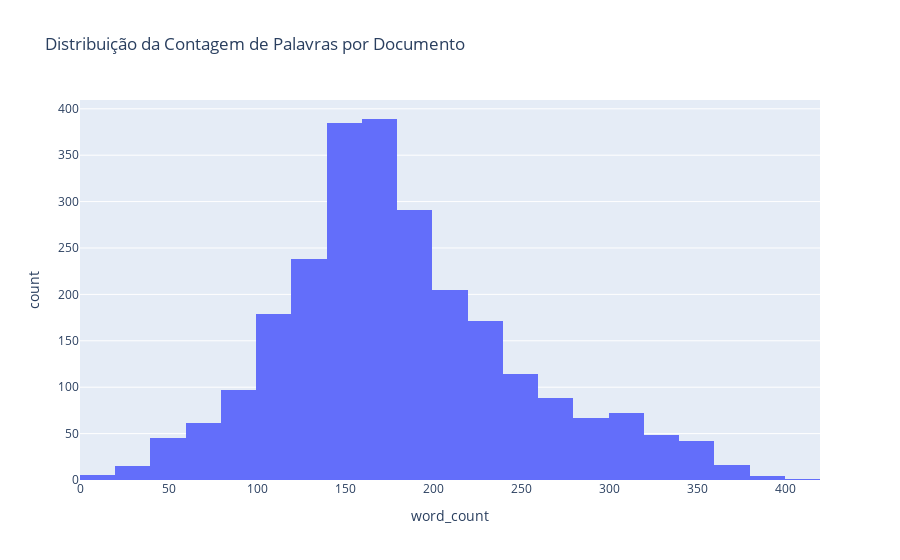

The cell this chart's notebook holds for it:
### Code cell
data['word_count'] = data['cleaned_text'].apply(lambda x: len(x.split()))
fig = px.histogram(data, x='word_count', nbins=30, title='Distribuição da Contagem de Palavras por Documento')
fig.show()

### Figure 1 — Plotly figure (JSON) as saved in the notebook; plotly's stock layout.template omitted (floating-point values rounded to 4 significant figures; data arrays with more than 128 entries replaced by an {"elided": "..."} marker saying what was removed)
{"data": [{"alignmentgroup": "True", "bingroup": "x", "hovertemplate": "word_count=%{x}<br>count=%{y}<extra></extra>", "legendgroup": "", "marker": {"color": "#636efa", "pattern": {"shape": ""}}, "name": "", "nbinsx": 30, "offsetgroup": "", "orientation": "v", "showlegend": false, "type": "histogram", "x": {"elided": "2534 int values"}, "xaxis": "x", "yaxis": "y"}], "layout": {"barmode": "relative", "legend": {"tracegroupgap": 0}, "title": {"text": "Distribuição da Contagem de Palavras por Documento"}, "xaxis": {"anchor": "y", "domain": [0, 1], "title": {"text": "word_count"}}, "yaxis": {"anchor": "x", "domain": [0, 1], "title": {"text": "count"}}}}
